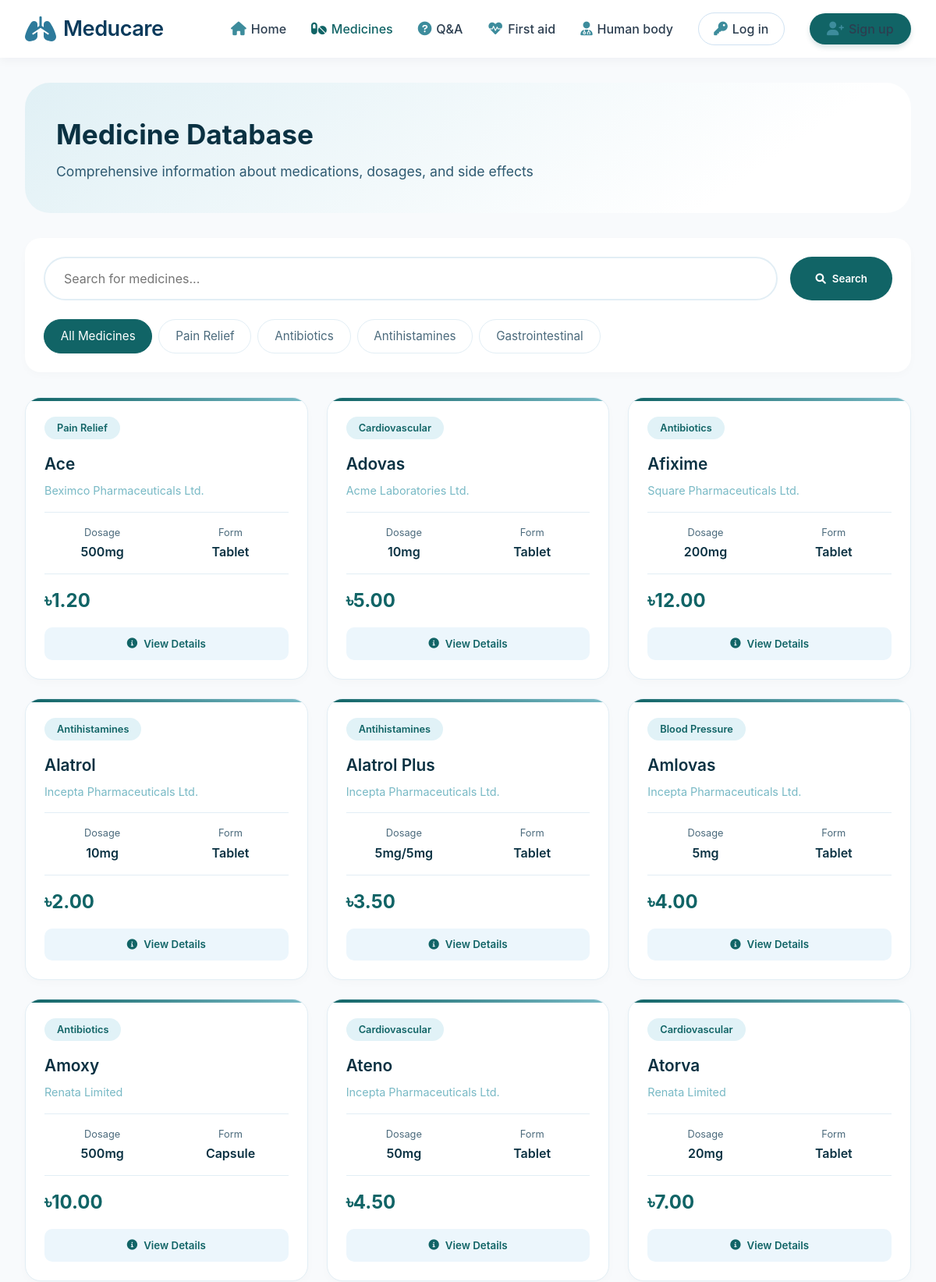
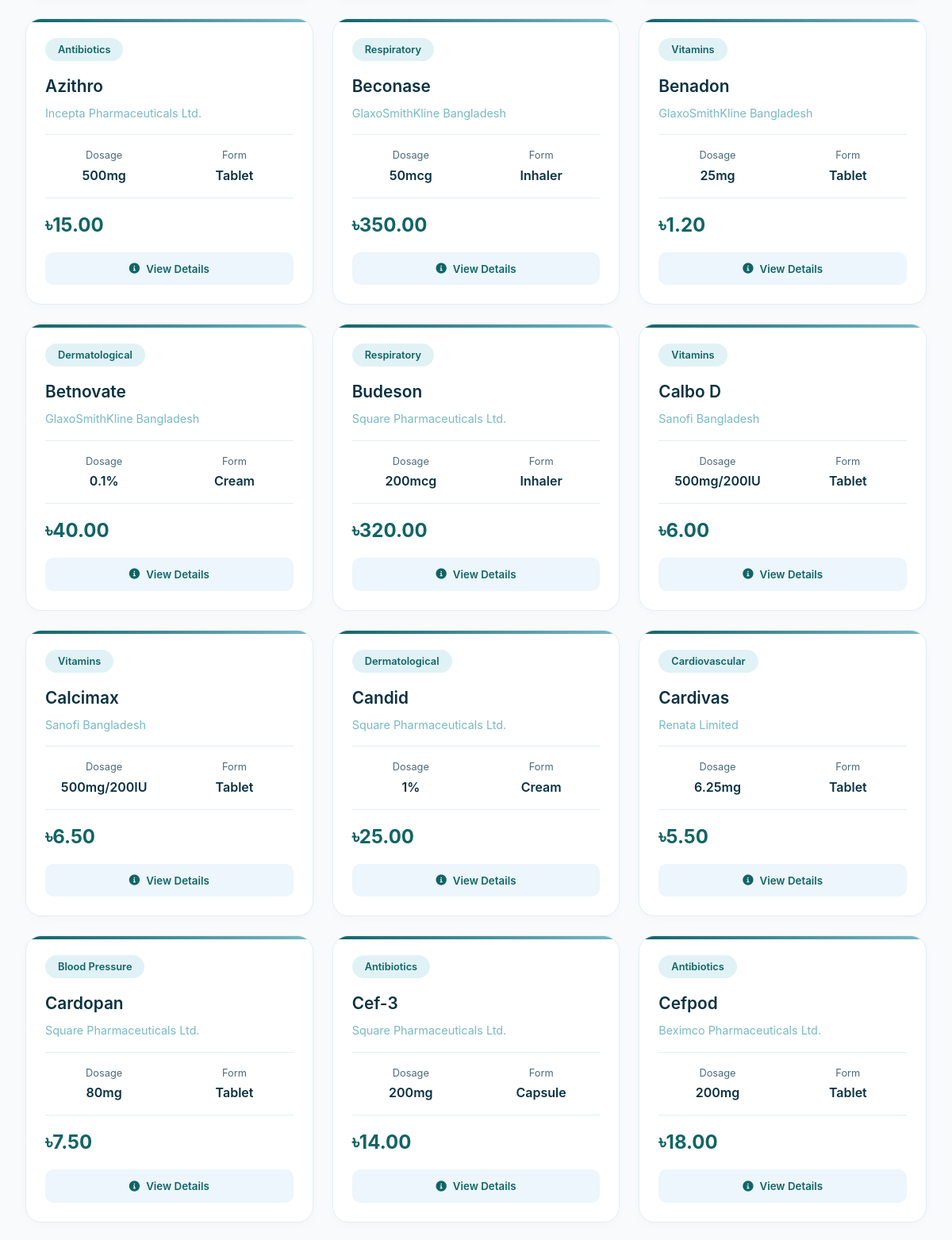
/medicines.php (upper part), run on the app's committed database (2 pictures, top to bottom).
### tables this page shows
CREATE TABLE medicines (
    medicine_id INT AUTO_INCREMENT PRIMARY KEY,
    name VARCHAR(100) NOT NULL,
    generic_name VARCHAR(100),
    category VARCHAR(50),
    manufacturer VARCHAR(100),
    country_of_origin VARCHAR(50),
    dosage VARCHAR(50),
    form ENUM('Tablet', 'Capsule', 'Syrup', 'Injection', 'Cream', 'Ointment', 'Drops', 'Inhaler', 'Patch'),
    strength VARCHAR(50),
    price DECIMAL(10,2),
    stock INT DEFAULT 0,
    requires_prescription BOOLEAN DEFAULT TRUE,
    description TEXT,
    usage_instructions TEXT,
    side_effects TEXT,
    contraindications TEXT,
    warnings TEXT,
    storage_instructions TEXT,
    expiry_date DATE,
    created_by INT,
    created_at TIMESTAMP DEFAULT CURRENT_TIMESTAMP,
    updated_at TIMESTAMP DEFAULT CURRENT_TIMESTAMP ON UPDATE CURRENT_TIMESTAMP,
    FOREIGN KEY (created_by) REFERENCES users(user_id),
    INDEX idx_category (category),
    INDEX idx_name (name)
);

### medicines.php (the view, shortened to what this page needs)
<?php
require_once 'includes/db_connect.php';
$category = isset($_GET['category']) ? $_GET['category'] : '';
$search = isset($_GET['search']) ? $_GET['search'] : '';
$query = "SELECT * FROM medicines WHERE 1=1";
$query .= " ORDER BY name ASC";
$result = $conn->query($query);
?>
<!DOCTYPE html>
<html lang="en">
<head>
    <link rel="stylesheet" href="https://cdnjs.cloudflare.com/ajax/libs/font-awesome/6.0.0-beta3/css/all.min.css">
    <link rel="stylesheet" href="assets/css/medicines.css">
</head>
<body>
    <?php include 'includes/navbar.php'; ?>
    <main class="container">
        <div class="page-header">
            <h1>Medicine Database</h1>
            <p>Comprehensive information about medications, dosages, and side effects</p>
        </div>
        <div class="search-section">
            <form class="search-box" method="GET" action="medicines.php">
                <input type="text" name="search" placeholder="Search for medicines..." value="<?php echo htmlspecialchars($search); ?>">
                <button type="submit"><i class="fas fa-search"></i> Search</button>
            </form>
            <div class="filter-tabs">
                <a href="medicines.php" class="filter-tab <?php echo !$category ? 'active' : ''; ?>">All Medicines</a>
                <a href="medicines.php?category=Pain Relief" class="filter-tab <?php echo $category == 'Pain Relief' ? 'active' : ''; ?>">Pain Relief</a>
                <a href="medicines.php?category=Antibiotics" class="filter-tab <?php echo $category == 'Antibiotics' ? 'active' : ''; ?>">Antibiotics</a>
                <a href="medicines.php?category=Antihistamines" class="filter-tab <?php echo $category == 'Antihistamines' ? 'active' : ''; ?>">Antihistamines</a>
                <a href="medicines.php?category=Gastrointestinal" class="filter-tab <?php echo $category == 'Gastrointestinal' ? 'active' : ''; ?>">Gastrointestinal</a>
            </div>
        </div>
        <div class="medicine-grid" id="medicineGrid">
            <?php if($result->num_rows > 0): ?>
                <?php while($medicine = $result->fetch_assoc()): ?>
                <div class="medicine-card">
                    <span class="medicine-category"><?php echo htmlspecialchars($medicine['category']); ?></span>
                    <h3 class="medicine-name"><?php echo htmlspecialchars($medicine['name']); ?></h3>
                    <div class="medicine-manufacturer"><?php echo htmlspecialchars($medicine['manufacturer']); ?></div>
                    <div class="medicine-details">
                        <div class="detail-item">
                            <div class="detail-label">Dosage</div>
                            <div class="detail-value"><?php echo htmlspecialchars($medicine['dosage']); ?></div>
                        </div>
                        <div class="detail-item">
                            <div class="detail-label">Form</div>
                            <div class="detail-value"><?php echo htmlspecialchars($medicine['form']); ?></div>
                        </div>
                    </div>
                    <div class="medicine-price">৳<?php echo number_format($medicine['price'], 2); ?></div>
                    <button class="view-details" onclick="showMedicineDetails(<?php echo $medicine['medicine_id']; ?>)">
                        <i class="fas fa-info-circle"></i> View Details
                    </button>
                </div>
                <?php endwhile; ?>
            <?php else: ?>
                <p style="grid-column: 1/-1; text-align: center; color: #4b6a7c;">No medicines found.</p>
            <?php endif; ?>
        </div>
    </main>
</body>
</html>

### assets/css/medicines.css (style rules this page uses)
.page-header { background: linear-gradient(145deg, #e0f0f5 0%, #ffffff 80%); border-radius: 32px; padding: 2.5rem; margin-bottom: 2rem; }
.page-header h1 { font-size: 2.2rem; color: #0a3142; margin-bottom: 0.5rem; }
.page-header p { color: #2d5970; font-size: 1.1rem; }
.search-section { background: white; border-radius: 20px; padding: 1.5rem; margin-bottom: 2rem; box-shadow: 0 4px 12px rgba(0,0,0,0.02); }
.search-box { display: flex; gap: 1rem; margin-bottom: 1.5rem; }
.search-box input { flex: 1; padding: 1rem 1.5rem; border: 2px solid #e2eef5; border-radius: 50px; font-size: 1rem; outline: none; transition: 0.2s; }
.search-box button { background: #116466; color: white; border: none; padding: 0 2rem; border-radius: 50px; font-weight: 600; cursor: pointer; transition: 0.2s; display: flex; align-items: center; gap: 8px; }
.filter-tabs { display: flex; gap: 0.5rem; flex-wrap: wrap; }
.filter-tab { padding: 0.6rem 1.3rem; border: 1px solid #e2eef5; border-radius: 30px; background: white; color: #4b6a7c; cursor: pointer; transition: 0.2s; text-decoration: none; display: inline-block; font-size: 0.95rem; }
.filter-tab:hover, .filter-tab.active { background: #116466; color: white; border-color: #116466; }
.medicine-grid { display: grid; grid-template-columns: repeat(auto-fill, minmax(300px, 1fr)); gap: 1.5rem; margin: 2rem 0; }
.medicine-card { background: white; border-radius: 20px; padding: 1.5rem; box-shadow: 0 4px 12px rgba(0,0,0,0.02); border: 1px solid #e2eef5; transition: 0.3s; position: relative; overflow: hidden; }
.medicine-card::before { content: ''; position: absolute; top: 0; left: 0; right: 0; height: 4px; background: linear-gradient(90deg, #116466, #78b9c5); }
.medicine-category { display: inline-block; padding: 0.3rem 1rem; background: #e1f2f7; color: #116466; border-radius: 20px; font-size: 0.8rem; font-weight: 600; margin-bottom: 1rem; }
.medicine-name { font-size: 1.3rem; font-weight: 600; color: #0a3142; margin-bottom: 0.5rem; }
.medicine-manufacturer { color: #78b9c5; font-size: 0.9rem; margin-bottom: 1rem; }
.medicine-details { display: grid; grid-template-columns: 1fr 1fr; gap: 1rem; margin: 1rem 0; padding: 1rem 0; border-top: 1px solid #e2eef5; border-bottom: 1px solid #e2eef5; }
.detail-item { text-align: center; }
.detail-label { color: #4b6a7c; font-size: 0.8rem; margin-bottom: 0.2rem; }
.detail-value { font-weight: 600; color: #0a3142; }
.medicine-price { font-size: 1.5rem; font-weight: 700; color: #116466; margin: 1rem 0; }
.view-details { width: 100%; padding: 0.8rem; background: #ecf6fc; border: none; border-radius: 10px; color: #116466; font-weight: 600; cursor: pointer; transition: 0.2s; display: flex; align-items: center; justify-content: center; gap: 8px; }

### assets/css/navbar.css (style rules this page uses)
* { margin: 0; padding: 0; box-sizing: border-box; font-family: -apple-system, BlinkMacSystemFont, 'Segoe UI', Roboto, Oxygen, Ubuntu, Cantarell, 'Open Sans', 'Helvetica Neue', sans-serif; }
body { background-color: #f8fafc; color: #1e293b; line-height: 1.5; }
.container { max-width: 1300px; margin: 0 auto; padding: 2rem; }

### data on the page
medicines: category "Pain Relief", name "Ace", manufacturer "Beximco Pharmaceuticals Ltd.", dosage "500mg", form "Tablet", price "1.20"
medicines: category "Cardiovascular", name "Adovas", manufacturer "Acme Laboratories Ltd.", dosage "10mg", form "Tablet", price "5.00"
medicines: category "Antibiotics", name "Afixime", manufacturer "Square Pharmaceuticals Ltd.", dosage "200mg", form "Tablet", price "12.00"
medicines: category "Antihistamines", name "Alatrol", manufacturer "Incepta Pharmaceuticals Ltd.", dosage "10mg", form "Tablet", price "2.00"
medicines: category "Antihistamines", name "Alatrol Plus", manufacturer "Incepta Pharmaceuticals Ltd.", dosage "5mg/5mg", form "Tablet", price "3.50"
medicines: category "Blood Pressure", name "Amlovas", manufacturer "Incepta Pharmaceuticals Ltd.", dosage "5mg", form "Tablet", price "4.00"
medicines: category "Antibiotics", name "Amoxy", manufacturer "Renata Limited", dosage "500mg", form "Capsule", price "10.00"
medicines: category "Cardiovascular", name "Ateno", manufacturer "Incepta Pharmaceuticals Ltd.", dosage "50mg", form "Tablet", price "4.50"
medicines: category "Cardiovascular", name "Atorva", manufacturer "Renata Limited", dosage "20mg", form "Tablet", price "7.00"
medicines: category "Antibiotics", name "Azithro", manufacturer "Incepta Pharmaceuticals Ltd.", dosage "500mg", form "Tablet", price "15.00"
medicines: category "Respiratory", name "Beconase", manufacturer "GlaxoSmithKline Bangladesh", dosage "50mcg", form "Inhaler", price "350.00"
medicines: category "Vitamins", name "Benadon", manufacturer "GlaxoSmithKline Bangladesh", dosage "25mg", form "Tablet", price "1.20"
medicines: category "Dermatological", name "Betnovate", manufacturer "GlaxoSmithKline Bangladesh", dosage "0.1%", form "Cream", price "40.00"
medicines: category "Respiratory", name "Budeson", manufacturer "Square Pharmaceuticals Ltd.", dosage "200mcg", form "Inhaler", price "320.00"
medicines: category "Vitamins", name "Calbo D", manufacturer "Sanofi Bangladesh", dosage "500mg/200IU", form "Tablet", price "6.00"
medicines: category "Vitamins", name "Calcimax", manufacturer "Sanofi Bangladesh", dosage "500mg/200IU", form "Tablet", price "6.50"
medicines: category "Dermatological", name "Candid", manufacturer "Square Pharmaceuticals Ltd.", dosage "1%", form "Cream", price "25.00"
medicines: category "Cardiovascular", name "Cardivas", manufacturer "Renata Limited", dosage "6.25mg", form "Tablet", price "5.50"
medicines: category "Blood Pressure", name "Cardopan", manufacturer "Square Pharmaceuticals Ltd.", dosage "80mg", form "Tablet", price "7.50"
medicines: category "Antibiotics", name "Cef-3", manufacturer "Square Pharmaceuticals Ltd.", dosage "200mg", form "Capsule", price "14.00"
medicines: category "Antibiotics", name "Cefpod", manufacturer "Beximco Pharmaceuticals Ltd.", dosage "200mg", form "Tablet", price "18.00"
